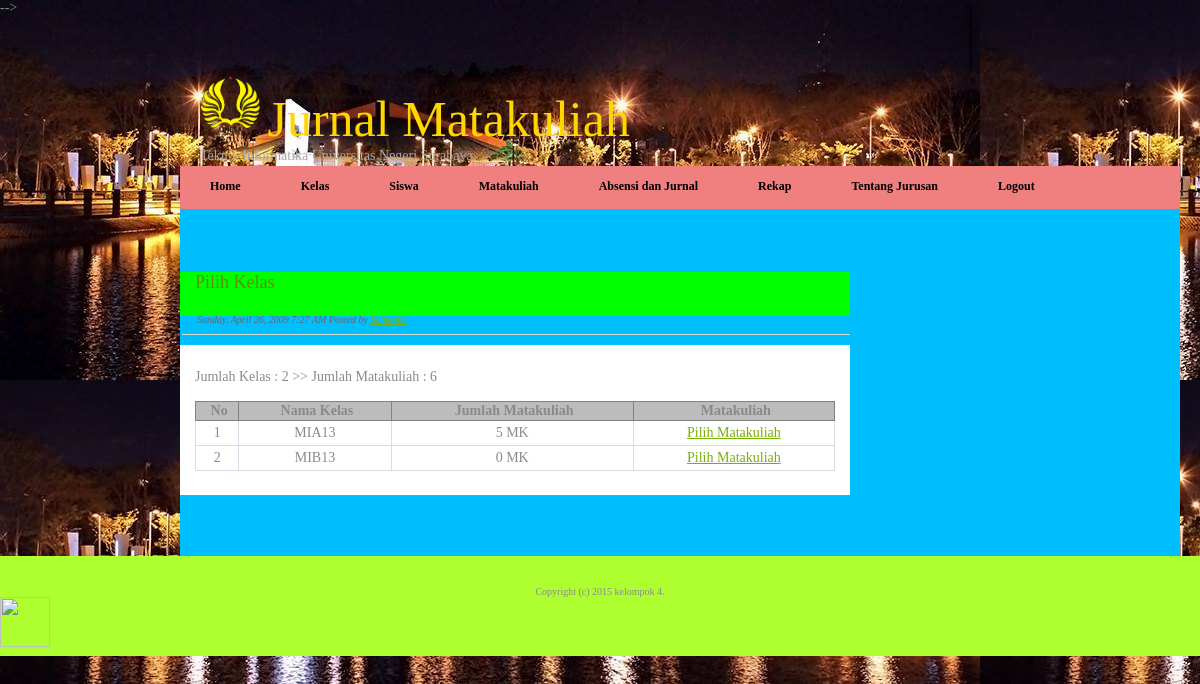
/admin.php?page=absensi (signed in), run on the app's committed database.
### tables this page shows
CREATE TABLE `kelas` (
  `kd_kelas` int(3) NOT NULL auto_increment,
  `nama_kelas` varchar(10) NOT NULL,
  PRIMARY KEY  (`kd_kelas`)
);

### absensi.php (the view, shortened to what this page needs)
<div class="post">
	<h2 class="title"><a href="#">Pilih Kelas</a></h2>
									<p class="meta"><em>Sunday, April 26, 2009 7:27 AM Posted by <a href="#">Someone</a></em></p>
	<div class="entry">
		<p>
		<table class="datatable">
		<tr>
			<th>No</th><th>Nama Kelas</th><th>Jumlah Matakuliah</th><th>Matakuliah</th>
		</tr>
		<?php
		include "conn.php";
		$kelas=mysql_query("select * from kelas order by nama_kelas asc ",$koneksi);
		echo "<br><br>";
		while($row=mysql_fetch_array($kelas)){
			$matakuliah=mysql_query("select * from matakuliah where kd_kelas='$row[kd_kelas]'",$koneksi);
			$jumlah=mysql_num_rows($matakuliah);
			?>
			<tr>
				<td align="center"><?php echo $c=$c+1; ?></td>
				<td align="center"><?php echo $row['nama_kelas']; ?></td>
				<td align="center"><?php echo $jumlah;?> MK</td>
				<td align="center"><a href="?page=jurnal&kd_kelas=<?php echo $row['kd_kelas'];?>">Pilih Matakuliah</a></td>
			</tr>
			<?php
		}
		?>
		</table>
		</p>
  </div>
</div>

### style.css (style rules this page uses)
body { margin: 0; padding: 0; background-image:ketintang; font-family: verdana; font-size: 14px; color: #8A8A8A; }
h1, h2, h3 { margin: 0; font-weight: normal; color: #618C04; }
h2 { font-size: 14px; }
p, ul, ol { margin-top: 0; line-height: 240%; text-align: justify; }
a { color: #77B003; }
.post { margin-bottom: 45px; }
.post .title { height: 44px; padding-left: 15px; background: lime; }
.post .title a { text-decoration: none; font-size: 18px; color: #618C04; }
.post .meta { margin-top: -8px; margin-left: 2px; padding: 0px 30px 2px 15px; border-bottom: 1px solid #D4D8CB; font-family: verdana; font-weight: normal; font-size: 10px; color: #66665E; }
.post .entry { margin-bottom: 10px; padding: 10px 15px 10px 15px; background: white; }
.datatable { border: 1px solid #D6DDE6; border-collapse: collapse; width: 100%; }
.datatable td { border: 1px solid #D6DDE6; padding: 4px; }
.datatable th { border: 1px solid #828282; background-color: #BCBCBC; font-weight: bold; text-align: left; padding-left: 4px; padding-right: 0px; text-align:center; }

### data on the page
kelas: nama_kelas "MIA13", jumlah "5"
kelas: c "2", nama_kelas "MIB13", jumlah "0"
